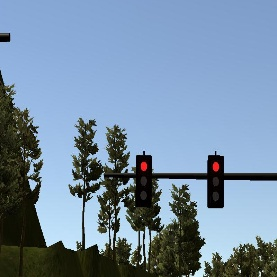
#> input picture ros/src/tl_detector/training/red/red_image_crop_156a21ee-d3a1-4559-8df3-92efed53a915.jpeg, 277 x 277 px, given in place of 1.jpg, which was not available
$ python test_classifier.py
#> lines starting #> are read from the running program, lines starting #| are printed output that depends on the picture; after the words box and inside, x2 and y2 are one past the last pixel; in counts of white or black regions, pixels touching at a corner belong together; pictures that were not available may be replaced by others from this repository, and a replacement may not be noted
#> in load_img, returned value is the input picture: shape (277, 277, 3); mean B, G, R 163.1, 140.3, 117.4
import numpy as np
import cv2
import glob


class TLClassifierCV(object):
    def __init__(self):
        self.red_bounds = ([0,100,100],[10,255,255])
        self.yellow_bounds = ([18,150,66],[45,255,255])
        self.green_bounds = ([50,128,20],[90,255,255])

    def filter_range(self, img, lower, upper):
        filtered = np.copy(img)
        mask = cv2.inRange(filtered, lower, upper )
        return cv2.bitwise_and(filtered,filtered,mask=mask)

    def remove_noise(self, img):
        denoised_image = np.copy(img)
        #return cv2.fastNlMeansDenoisingColored(denoised_image,None,12,12,7,21)
        return cv2.medianBlur(denoised_image, 3)

    def find_circles(self,img):
        return cv2.HoughCircles(img,cv2.HOUGH_GRADIENT,1, 20,
              param1=30,
              param2=10,
              minRadius=10,
              maxRadius=40)

    def local_normalize_histogram(self, img):

        # CLAHE (Contrast Limited Adaptive Histogram Equalization)
        clahe = cv2.createCLAHE(clipLimit=3., tileGridSize=(8,8))

        lab = cv2.cvtColor(img, cv2.COLOR_BGR2LAB)  # convert from BGR to LAB color space
#> lab: shape (277, 277, 3); mean of channels 0, 1, 2 142.9, 125.9, 114.3
        l, a, b = cv2.split(lab)  # split on 3 different channels
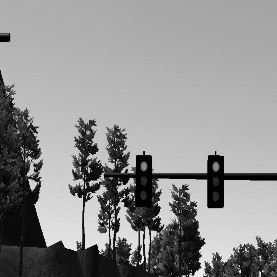
#> l: shape (277, 277); min 0, max 246, mean 142.9
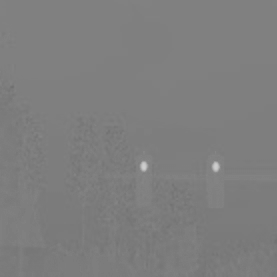
#> a: shape (277, 277); min 112, max 206, mean 125.9
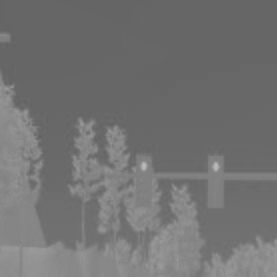
#> b: shape (277, 277); min 97, max 186, mean 114.3

        l2 = clahe.apply(l)  # apply CLAHE to the L-channel
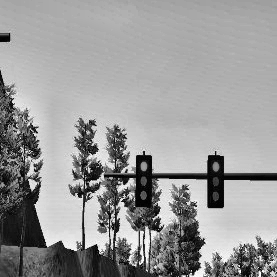
#> l2: shape (277, 277); min 0, max 255, mean 153.2

        lab = cv2.merge((l2,a,b))  # merge channels
#> lab: shape (277, 277, 3); mean of channels 0, 1, 2 153.2, 125.9, 114.3
        return cv2.cvtColor(lab, cv2.COLOR_LAB2BGR)  # convert from LAB to BGR
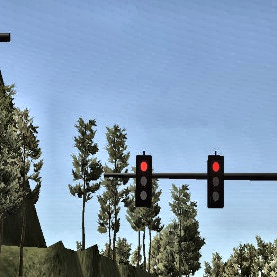
#> returned value: shape (277, 277, 3); mean B, G, R 172.6, 149.8, 127

    def has_color(self, img_denoise, color='Red'):

        if (color == 'Green'):
            # Filter for green
            img_thresh = self.filter_range(img_denoise,np.array(self.green_bounds[0]),np.array(self.green_bounds[1]))
        elif(color == 'Yellow'):
            # Filter for yellow
            img_thresh = self.filter_range(img_denoise,np.array(self.yellow_bounds[0]),np.array(self.yellow_bounds[1]))
        else:
            # Filter for red
            img_thresh = self.filter_range(img_denoise,np.array(self.red_bounds[0]),np.array(self.red_bounds[1]))


        self.show_image(img_thresh, title ="filtered {}".format(color))

        # Apply Hough circles
        gray = cv2.cvtColor(np.copy(img_thresh),cv2.COLOR_BGR2GRAY)
        #self.show_image(gray, title ='gray filter')

        circles = self.find_circles(gray)
        self.show_circles(img_denoise,circles)

        return circles is not None

    def show_image(self,img, title='image'):
        cv2.imshow(title,img)
        cv2.waitKey(0)
        cv2.destroyAllWindows()

    def show_circles(self,img,circles):
        if circles is not None:
        	# convert the (x, y) coordinates and radius of the circles to integers
        	circles = np.round(circles[0, :]).astype("int")

        	# loop over the (x, y) coordinates and radius of the circles
        	for (x, y, r) in circles:
        		# draw the circle in the output image, then draw a rectangle
        		# corresponding to the center of the circle
        		cv2.circle(img, (x, y), r, (0, 255, 0), 4)
        		cv2.rectangle(img, (x - 5, y - 5), (x + 5, y + 5), (0, 128, 255), -1)

        	# show the output image
        	cv2.imshow("output", img)
        	cv2.waitKey(0)

    def train(self,img):

        #self.show_image(img, title='original')

        #normalize hist
        img_norm = self.local_normalize_histogram(img);
        #self.show_image(img_norm, title='normalized')

        # Convert to hsv_image
        img_hsv = cv2.cvtColor(np.copy(img_norm), cv2.COLOR_BGR2HSV)
#> img_hsv: shape (277, 277, 3); mean H, S, V 87.9, 79.9, 177.2
        #self.show_image(img_hsv, title ='hsv')

        # Remove potential noise
        img_denoise = self.remove_noise(img_hsv)
#> in remove_noise, `return cv2.medianBlur(denoised_image, 3)`:
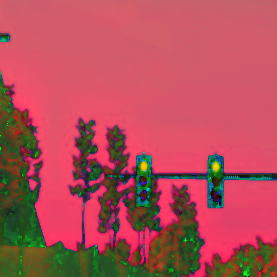
#> returned value: shape (277, 277, 3); mean of channels 0, 1, 2 87.7, 78.4, 177.1; drawn as B, G, R
        #self.show_image(img_denoise, title ='denoise')

        has_red = self.has_color(img_denoise,color='Red')
#> in filter_range, `mask = cv2.inRange(filtered, lower, upper )`:
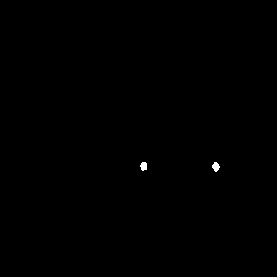
#> mask: shape (277, 277); 0.13% white; 2 white regions, box (x1, y1, x2, y2) and area: (212, 162, 220, 172) 53, (140, 162, 147, 171) 50
#> has_red = False

        has_green = self.has_color(img_denoise,color='Green')
#> in filter_range (call 2), `mask = cv2.inRange(filtered, lower, upper )`: mask: shape (277, 277); 0% white in thin lines or dots, all inside (x1, y1, x2, y2) = (95, 214, 156, 247)
#> has_green = False

        has_yellow = self.has_color(img_denoise,color='Yellow')
#> in filter_range (call 3), `mask = cv2.inRange(filtered, lower, upper )`: mask: shape (277, 277); every value is 0
#> in filter_range (call 3), `return cv2.bitwise_and(filtered,filtered,mask=mask)`: returned value: shape (277, 277, 3); every value is 0
#> has_yellow = False

        print("Light: R:{} G:{} Y:{}".format(has_red,has_green,has_yellow))
#| Light: R:False G:False Y:False

def main():
    # my code here
    print("Running")


def load_img(img):
    return cv2.imread(img)


if __name__ == "__main__":
    # Red
    img = load_img('train/1.jpg')
    # Yellow
    #img = load_img('train/113.jpg')
    # Green
    #img = load_img('train/106.jpg')
    # None
    #img = load_img('train/174.jpg')


    classifier = TLClassifierCV()
    #for img in glob.glob("train/*.jpg"):
    #    n= cv2.imread(img)

    classifier.train(img)

$ run again, on ros/src/tl_detector/training/red/red_image_crop_b5aebfc7-f6c1-40c7-bda6-639c66942686.jpeg
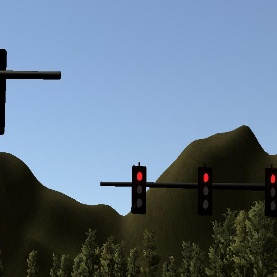
#> input picture ros/src/tl_detector/training/red/red_image_crop_b5aebfc7-f6c1-40c7-bda6-639c66942686.jpeg, 277 x 277 px, given in place of 1.jpg, which was not available
#> in load_img, returned value is the input picture: shape (277, 277, 3); mean B, G, R 134.5, 116, 97.7
#> in local_normalize_histogram, `l2 = clahe.apply(l)`:
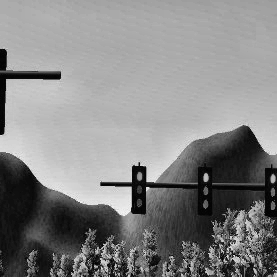
#> l2: shape (277, 277); min 1, max 245, mean 132.5
#> img_hsv: shape (277, 277, 3); mean H, S, V 77, 81.4, 154.2
#> in remove_noise, `return cv2.medianBlur(denoised_image, 3)`:
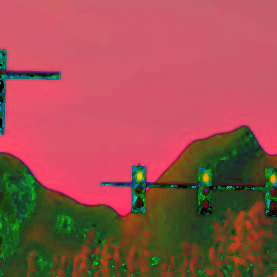
#> returned value: shape (277, 277, 3); mean of channels 0, 1, 2 76.6, 80.5, 153.8; drawn as B, G, R
#> mask: shape (277, 277); 0.16% white; 3 white regions, box (x1, y1, x2, y2) and area: (203, 173, 209, 182) 42, (270, 174, 276, 183) 41, (137, 172, 142, 181) 39
#> has_red = False
#> mask: shape (277, 277); every value is 0
#| Light: R:False G:False Y:False

$ run again, on ros/src/tl_detector/training/red/red_image_crop_ba678ceb-6227-466d-8904-1ec2e02fd990.jpeg
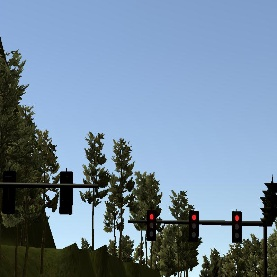
#> input picture ros/src/tl_detector/training/red/red_image_crop_ba678ceb-6227-466d-8904-1ec2e02fd990.jpeg, 277 x 277 px, given in place of 1.jpg, which was not available
#> in load_img, returned value is the input picture: shape (277, 277, 3); mean B, G, R 157.9, 136.5, 114.2
#> in local_normalize_histogram, `l2 = clahe.apply(l)`:
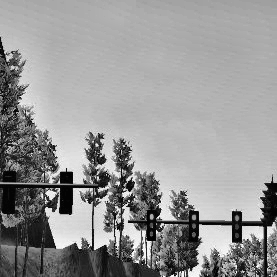
#> l2: shape (277, 277); min 0, max 254, mean 150.3
#> img_hsv: shape (277, 277, 3); mean H, S, V 85.6, 77.8, 173.1
#> in remove_noise, `return cv2.medianBlur(denoised_image, 3)`:
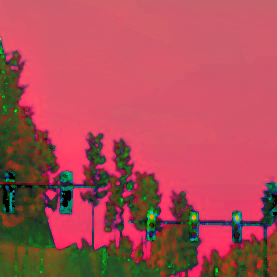
#> returned value: shape (277, 277, 3); mean of channels 0, 1, 2 85.5, 76.6, 172.7; drawn as B, G, R
#> mask: shape (277, 277); 0.06% white in thin lines or dots, all inside (x1, y1, x2, y2) = (150, 214, 239, 221)
#> has_red = False
#> mask: shape (277, 277); 0.01% white in thin lines or dots, all inside (x1, y1, x2, y2) = (1, 46, 197, 229)
#> mask: shape (277, 277); every value is 0
#| Light: R:False G:False Y:False

$ run again, on ros/src/tl_detector/training/red/red_image_crop_c50ec38d-9074-4079-985b-b96f28cc55a2.jpeg
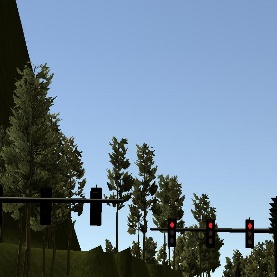
#> input picture ros/src/tl_detector/training/red/red_image_crop_c50ec38d-9074-4079-985b-b96f28cc55a2.jpeg, 277 x 277 px, given in place of 1.jpg, which was not available
#> in load_img, returned value is the input picture: shape (277, 277, 3); mean B, G, R 146.9, 128.5, 107.8
#> img_hsv: shape (277, 277, 3); mean H, S, V 81.2, 77.4, 165.3
#> in remove_noise, `return cv2.medianBlur(denoised_image, 3)`:
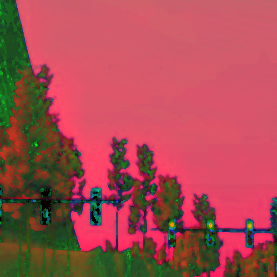
#> returned value: shape (277, 277, 3); mean of channels 0, 1, 2 81.1, 75.9, 164.8; drawn as B, G, R
#> mask: shape (277, 277); 0.07% white; 3 white regions (2 under 20 px), largest, box (x1, y1, x2, y2) and area: (248, 223, 252, 229) 20
#> has_red = False
#> mask: shape (277, 277); 0% white in thin lines or dots, all inside (x1, y1, x2, y2) = (206, 197, 213, 223)
#> mask: shape (277, 277); every value is 0
#| Light: R:False G:False Y:False
